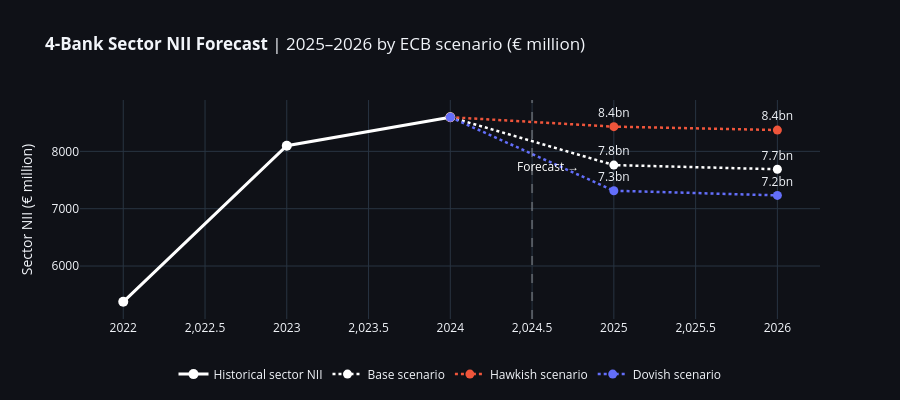

Source (notebook cell):
### Code cell
# ── Chart 2: Sector NII by Scenario ───────────────────────────────────────────
sector_hist = kpis.groupby('year')['nii'].sum().reset_index()
sector_fcst = fcst.groupby(['scenario','year'])[['nii_f','nii_lo80','nii_hi80','nii_lo95','nii_hi95']].sum().reset_index()

fig2 = go.Figure()
# Historical
fig2.add_trace(go.Scatter(
    x=sector_hist['year'], y=sector_hist['nii'],
    mode='lines+markers', line=dict(color='white', width=3),
    marker=dict(size=10), name='Historical sector NII',
))

for scenario in ECB_SCENARIOS:
    sc = sector_fcst[sector_fcst['scenario']==scenario].sort_values('year')
    # Bridge from 2024 actual
    x_all = [2024] + sc['year'].tolist()
    y_all = [sector_hist[sector_hist['year']==2024]['nii'].values[0]] + sc['nii_f'].tolist()
    fig2.add_trace(go.Scatter(
        x=x_all, y=y_all,
        mode='lines+markers+text',
        line=dict(color=SCENARIO_COLORS[scenario], width=2.5, dash='dot'),
        marker=dict(size=9),
        text=[None] + [f'{v/1000:.1f}bn' for v in sc['nii_f'].tolist()],
        textposition='top center',
        name=f'{scenario} scenario',
    ))

fig2.add_vline(x=2024.5, line_dash='dash', line_color='rgba(255,255,255,0.25)')
fig2.add_annotation(x=2024.6, y=sector_hist['nii'].max()*0.9,
    text='Forecast →', showarrow=False, font=dict(color='white', size=12))

fig2.update_layout(
    title_text='<b>4-Bank Sector NII Forecast</b> | 2025–2026 by ECB scenario (€ million)',
    template='plotly_dark', height=400,
    yaxis_title='Sector NII (€ million)',
    legend=dict(orientation='h', y=-0.18, x=0.5, xanchor='center'),
    paper_bgcolor='#0f1117', plot_bgcolor='#0f1117',
)
fig2.show()

### Figure 1 — Plotly figure (JSON) as saved in the notebook; plotly's stock layout.template omitted (floating-point values rounded to 4 significant figures)
{"data": [{"line": {"color": "white", "width": 3}, "marker": {"size": 10}, "mode": "lines+markers", "name": "Historical sector NII", "type": "scatter", "x": [2022, 2023, 2024], "y": [5376.0, 8099.0, 8596.0]}, {"line": {"color": "#FFFFFF", "dash": "dot", "width": 2.5}, "marker": {"size": 9}, "mode": "lines+markers+text", "name": "Base scenario", "text": [null, "7.8bn", "7.7bn"], "textposition": "top center", "type": "scatter", "x": [2024, 2025, 2026], "y": [8596.0, 7761.0, 7688.0]}, {"line": {"color": "#EF553B", "dash": "dot", "width": 2.5}, "marker": {"size": 9}, "mode": "lines+markers+text", "name": "Hawkish scenario", "text": [null, "8.4bn", "8.4bn"], "textposition": "top center", "type": "scatter", "x": [2024, 2025, 2026], "y": [8596.0, 8431.0, 8372.0]}, {"line": {"color": "#636EFA", "dash": "dot", "width": 2.5}, "marker": {"size": 9}, "mode": "lines+markers+text", "name": "Dovish scenario", "text": [null, "7.3bn", "7.2bn"], "textposition": "top center", "type": "scatter", "x": [2024, 2025, 2026], "y": [8596.0, 7314.0, 7232.0]}], "layout": {"annotations": [{"font": {"color": "white", "size": 12}, "showarrow": false, "text": "Forecast →", "x": 2025.0, "y": 7736.0}], "height": 400, "legend": {"orientation": "h", "x": 0.5, "xanchor": "center", "y": -0.18}, "paper_bgcolor": "#0f1117", "plot_bgcolor": "#0f1117", "shapes": [{"line": {"color": "rgba(255,255,255,0.25)", "dash": "dash"}, "type": "line", "x0": 2024.0, "x1": 2024.0, "xref": "x", "y0": 0, "y1": 1, "yref": "y domain"}], "title": {"text": "<b>4-Bank Sector NII Forecast</b> | 2025–2026 by ECB scenario (€ million)"}, "yaxis": {"title": {"text": "Sector NII (€ million)"}}}}
